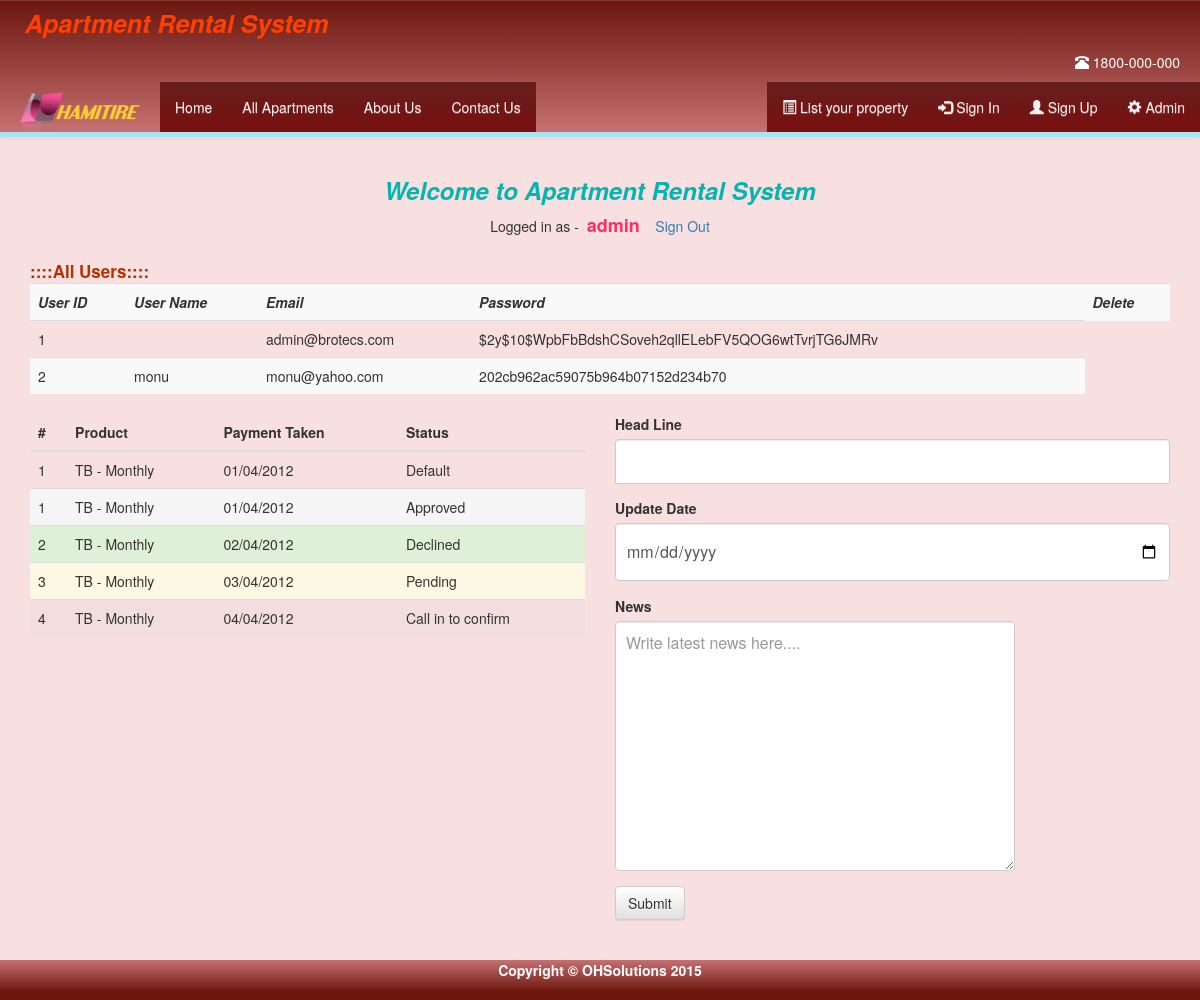
The page /view_users.php (signed in) on the database its author committed.
### tables this page shows
CREATE TABLE `users` (
  `user_id` int(5) NOT NULL,
  `username` varchar(25) NOT NULL,
  `email` varchar(35) NOT NULL,
  `password` varchar(50) NOT NULL
);

### view_users.php (the view, shortened to what this page needs)
<?php include("header.php"); ?>
<div class="container">
	<div class="row">
		<div class="col-sm-24 col-md-12">
<?php
include_once 'dbconnect.php';
$res=mysqli_query($link,"SELECT * FROM admin WHERE id=".$_SESSION['admin_name']);
$userRow=mysqli_fetch_array($res);
?>
<center>
		<h3 style="color:#04B4AE;"><i><b>Welcome to Apartment Rental System</b></i></h3>
         Logged in as -&nbsp;&nbsp;<?php echo "<b style='color:#FE2E64; font-size:18px;'>".$userRow['admin_name']."</b>"; ?>&nbsp;&nbsp;&nbsp;&nbsp;<a href="admin_logout.php?logout">Sign Out</a>
</center><br/>
</div>
<div class="col-sm-24 col-md-12" style="margin-top:0px;">
<?php
	include('dbconnect.php');
	echo "<b style='color:#B43104; font-size:17px;'>::::All Users::::</b>";
	$view_users_query="SELECT * FROM users";
	$run_query=mysqli_query($link,$view_users_query);
	echo "<table class='table table-hover table-striped' class='ergTable' id='mobileTable'>";
	echo "<div class='mobileErgDiv' ng-repeat='data in responseData | limitTo:limit'>";
	echo "<tr> <th><i><b>User ID</b></i></th> <th><i><b>User Name</b></i></th> <th><i><b>Email</b></i></th> <th><i><b>Password</b></i></th><th><i><b>Delete</b></i></th></tr>";
	while($row=mysqli_fetch_array($run_query)){
		echo "<tr>";
		echo '<td>'.$row['user_id'].'</td>';
		echo '<td>'.$row['username'].'</td>';
		echo '<td>'.$row['email'].'</td>';
		echo '<td>'.$row['password'].'</td>';
		echo "</tr>";
	}
	echo "</div>";
	echo "</table>";
		?>
</div></div>
<div class="row">
		<div class="col-md-6">
			<table class="table">
				<thead>
					<tr>
						<th>
							#
						</th>
						<th>
							Product
						</th>
						<th>
							Payment Taken
						</th>
						<th>
							Status
						</th>
					</tr>
				</thead>
				<tbody>
					<tr>
						<td>
							1
						</td>
						<td>
							TB - Monthly
						</td>
						<td>
							01/04/2012
						</td>
						<td>
							Default
						</td>
					</tr>
					<tr class="active">
						<td>
							1
						</td>
						<td>
							TB - Monthly
						</td>
						<td>
							01/04/2012
						</td>
						<td>
							Approved
						</td>
					</tr>
					<tr class="success">
						<td>
							2
						</td>
						<td>
							TB - Monthly
						</td>
						<td>
							02/04/2012
						</td>
						<td>
							Declined
						</td>
					</tr>
					<tr class="warning">
						<td>
							3
						</td>
						<td>
							TB - Monthly
						</td>
						<td>
							03/04/2012
						</td>
						<td>
							Pending
						</td>
					</tr>
					<tr class="danger">
						<td>
							4
						</td>
						<td>
							TB - Monthly
						</td>
						<td>
							04/04/2012
						</td>
						<td>
							Call in to confirm
						</td>
					</tr>
				</tbody>
			</table>
		</div>
		<div class="col-md-6">
			<form role="form" action="news.php" method="post">
				<div class="form-group">
					<label for="head_line">
						Head Line
					</label>
					<input class="form-control" type="text" name="head_line" />
				</div>
				<div class="form-group">
					<label for="update_date">
						Update Date
					</label>
					<input class="form-control" type="date" name="update_date" />
				</div>
				<div class="form-group">
					<label for="newses">
						News
					</label>
					<textarea class="form-control" col="100" rows="10" wrap="virtual" name="newses" placeholder="Write latest news here...." style="width:400px;"></textarea>
				</div>
				<button type="submit" class="btn btn-default" name="btn_news">
					Submit
				</button>
			</form>
		</div>
	</div></div>
</div><br/>
<?php include("footer.php"); ?>

### css/style.css (style rules this page uses)
html { position: relative; min-height: 100%; }
body { background:#F8E0E0; margin-bottom: 60px; }
input[type="text"] { margin-bottom: -1px; border-bottom-left-radius: 0; border-bottom-right-radius: 0; }
#property input,select,textarea { display:inline; }

### rows shown on the page
users: user_id "1", email "admin@brotecs.com", password "$2y$10$WpbFbBdshCSoveh2qllELebFV5QOG6wtTvrjTG6JMRv"
users: user_id "2", username "monu", email "monu@yahoo.com", password "202cb962ac59075b964b07152d234b70"

### other values the page prints
$userRow['admin_name'] "admin"
